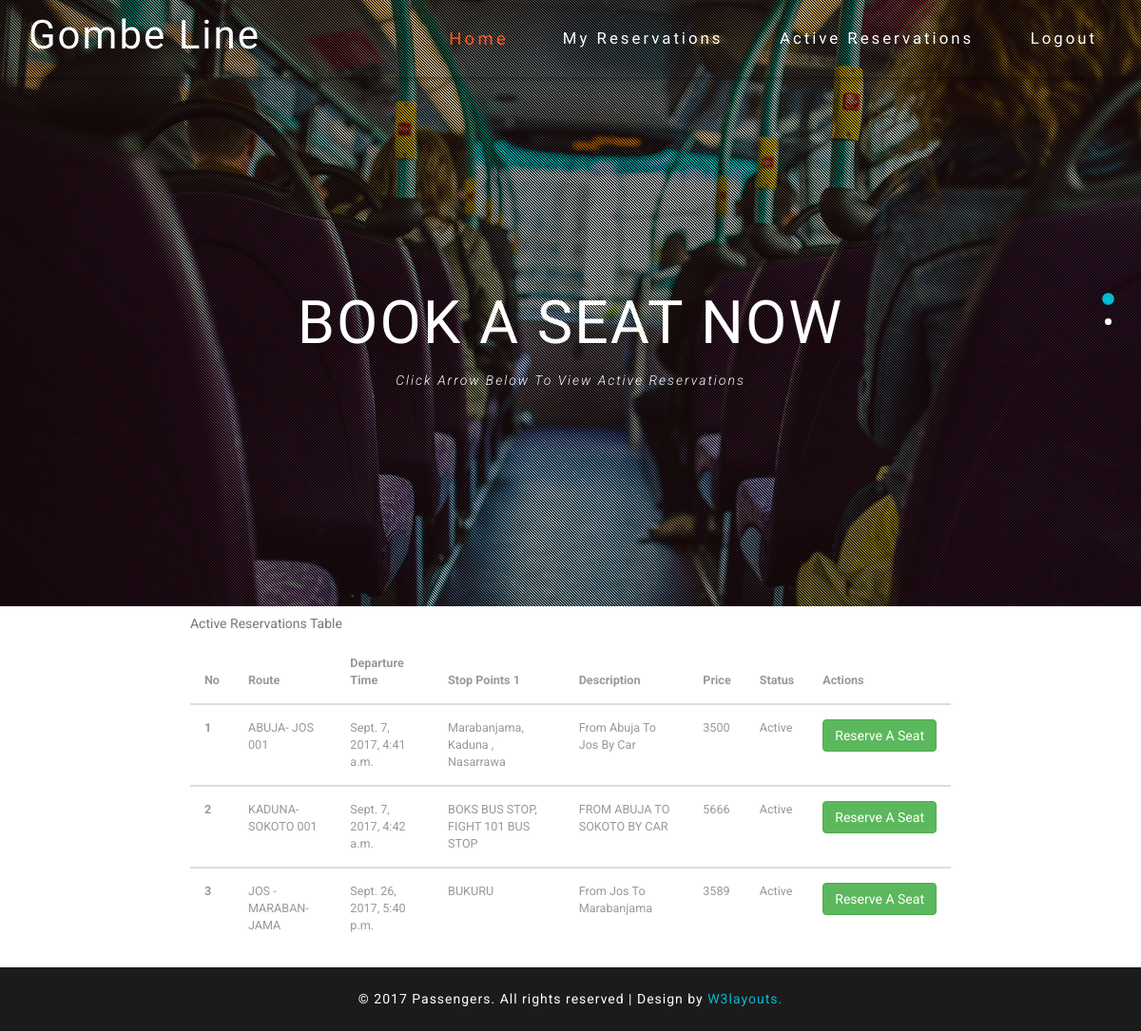
The app's page / (signed in) with its own data.
### reservations/models.py (models this page shows, shortened)
class Route(CreationModificationDateMixin):
    route_name = models.CharField(max_length=200, verbose_name="PICK ROUTE")
    route_description = models.CharField(verbose_name="Route Description", max_length=150)
    price = models.IntegerField(verbose_name="Price")
    stop_point = models.CharField(verbose_name="Stop Point 1", max_length=150)
    stop_point1 = models.CharField(verbose_name="Stop Point 2", max_length=150)
    stop_point2 = models.CharField(verbose_name="Stop Point 3", max_length=150, blank=True)
    stop_point3 = models.CharField(verbose_name="Stop Point 4", max_length=150, blank=True)
    stop_point4 = models.CharField(verbose_name="Stop Point 5", max_length=150, blank=True)
    status = models.BooleanField(verbose_name="Route Status")
    bus = models.OneToOneField(Bus, verbose_name="Going Bus")
    departure_time = models.DateTimeField(verbose_name="Departure Time")

### reservations/views.py (the view)
# urls.py: url(r'^$', reservationsviewspage, name='home'),
def reservationsviewspage(request):
    route = Route.objects.all()
    return render(request, 'index.html', {'route': route})

### templates/index.html (shortened to what this page needs)
{% load static %}
<!DOCTYPE html>
<html lang="en">
<head>
<link href="{% static 'homepagestatic/css/bootstrap.min.css' %}" rel="stylesheet">
<link href="{% static 'homepagestatic/css/bootstrap.css' %}" type="text/css" rel="stylesheet" media="all">
<link href="{% static 'homepagestatic/css/style.css' %}" type="text/css" rel="stylesheet" media="all">
<link rel="stylesheet" href="{% static 'homepagestatic/css/flexslider.css' %}" type="text/css" media="screen" />
<link href="{% static 'homepagestatic/css/font-awesome.css' %}" rel="stylesheet">
</head>
<body>
	<div class="agileits-banner">
		<div class="bnr-agileinfo">
			<div class="top-nav w3-agiletop">
				<div class="container">
					<div class="navbar-header w3llogo">
						<h1><a href="index.html">Gombe Line</a></h1>
					</div>
					<div class="collapse navbar-collapse" id="bs-example-navbar-collapse-1">
						<div class="w3menu navbar-right">
							<ul class="nav navbar">
								<li><a href="{% url 'home' %}" class="active">Home</a></li>
                                {% if user.is_authenticated %}
								<li><a href="{% url 'distinct-reservations' %}">My Reservations</a></li>
                                <li><a href="{% url 'route' %}">Active Reservations</a></li>
                                <li><a href="{% url 'logout' %}">Logout</a></li>
                            {% endif %}
							</ul>
						</div>
						<div class="clearfix"> </div>
					</div>
				</div>
			</div>
			<div class="banner-text agileinfo">
				<div class="container">
					<div class="flexslider">
						<ul class="slides">
							<li>
								<div class="banner-w3lstext">
									<h2>Book A Seat Now</h2>
									<p>Click Arrow Below To View Active Reservations</p>
								</div>
							</li>
						</ul>
					</div>
				</div>
			</div>
            {% if user.is_authenticated %}
                <div class="agileits-arrow bounce animated"><a href="#activereserve" class="scroll"><i class="fa fa-angle-down" aria-hidden="true"></i></a></div>
            {% else %}
			    <div class="agileits-arrow bounce animated"><a href="#welcome" class="scroll"><i class="fa fa-angle-down" aria-hidden="true"></i></a></div>
			{% endif %}
		</div>
	</div>
{% if user.is_authenticated %}
        <div class="container-fluid" id="activereserve">
            <div class="row">
                <table class="table">
                    <caption>Active Reservations Table</caption>
                  <thead>
                    <tr>
                      <th>No</th>
                      <th>Route</th>
                      <th>Departure Time</th>
                      <th>Stop Points 1</th>
                      <th>Description</th>
                      <th>Price</th>
                      <th>Status</th>
                      <th>Actions</th>
                    </tr>
                  </thead>
        {% for routes in route %}
                  <tbody>
            {% if routes.status %}
                    <tr>
                      <th scope="row">{{ routes.id }}</th>
                      <td>{{ routes.route_name }}</td>
                      <td>{{ routes.departure_time }}</td>
                      <td>{{ routes.stop_point }}</td>
                        <td>{{ routes.route_description }}</td>
                        <td>{{ routes.price }}</td>
                        <td> Active </td>
                        <td><a href="{% url 'reserve' route=routes.id bus=routes.bus_id name=routes.route_name %}" class="btn btn-success" role="button">Reserve A Seat</a></td>
                    </tr>
                  </tbody>
                    {% endif %}
                   {% endfor %}
                </table>
            </div>
        </div>
    {% endif %}
	<div class="copy-right">
		<div class="container">
			<p>© 2017 Passengers. All rights reserved | Design by <a href="http://w3layouts.com"> W3layouts.</a></p>
		</div>
	</div>
</body>
</html>

### reservations/static/homepagestatic/css/style.css (style rules this page uses)
body { margin:0; font-family: 'Roboto', sans-serif; background: #fff; }
body a { transition: 0.5s all; -webkit-transition: 0.5s all; -moz-transition: 0.5s all; -o-transition: 0.5s all; -ms-transition: 0.5s all; text-decoration:none; outline:none; }
h1,h2,h3,h4,h5,h6 { margin:0; font-family: 'Oswald', sans-serif; }
p { margin:0; }
ul,label { margin:0; padding:0; }
.agileits-banner { background:url(../images/bg.jpg)no-repeat center 0px; -webkit-background-size:cover; -moz-background-size:cover; -o-background-size:cover; -ms-background-size:cover; background-size:cover; position: relative; }
.bnr-agileinfo { background: url(../images/overlay.png)rgba(0, 0, 0, 0.25) repeat 0px 0px; }
.w3llogo h1 { font-size: 3em; font-weight: 100; letter-spacing: 2px; }
.w3llogo h1 a { display: inline-block; color: #fff; }
.top-nav { z-index: 999; padding: 1em 0 1.5em; -webkit-box-shadow: 0px 0px 5px 2px rgba(0, 0, 0, 0.35); -moz-box-shadow: 0px 0px 5px 2px rgba(0, 0, 0, 0.35); -o-box-shadow: 0px 0px 5px 2px rgba(0, 0, 0, 0.35); -ms-box-shadow: 0px 0px 5px 2px rgba(0, 0, 0, 0.35); box-shadow: 0px 0px 5px 2px rgba(0, 0, 0, 0.35); }
ul.nav.navbar { text-align: center; margin: 1em 0 0; min-height: inherit; }
.top-nav ul li { margin: 0 0 0 4em; display: inline-block; }
.top-nav ul li a { text-decoration: none; letter-spacing: 3px; font-size: 1.2em; color: #fff; position: relative; font-weight: 300; padding: 0; display: inline-block; font-family: 'Oswald', sans-serif; }
.top-nav ul li a:hover, .top-nav ul li a.active { color: #FF5722 !important; -webkit-border-radius: 2px; -moz-border-radius: 2px; border-radius: 2px; -webkit-transform: scale(1.1); -moz-transform: scale(1.1); -o-transform: scale(1.1); -ms-transform: scale(1.1); transform: scale(1.1); }
.navbar-right { margin-right: 0; }
.banner-text { padding: 21em 0; }
.banner-w3lstext { text-align: center; }
.banner-w3lstext h2, .banner-w3lstext h3 { font-size: 4.5em; color: #fff; font-weight: 100; -webkit-transform: scale(0); -moz-transform: scale(0); -o-transform: scale(0); -ms-transform: scale(0); transform: scale(0); -webkit-transition: .5s all; -moz-transition: .5s all; transition: .5s all; -webkit-transition-delay: .6s; -moz-transition-delay: .6s; transition-delay: .6s; text-transform: uppercase; letter-spacing: 2px; }
li.flex-active-slide h2,li.flex-active-slide h3 { -webkit-transform: scale(1); -moz-transform: scale(1); -o-transform: scale(1); -ms-transform: scale(1); transform: scale(1); }
.banner-w3lstext p { font-size: 1em; color: #fff; line-height: 1.8em; width: 45%; margin: 1em auto 0; font-weight: 300; font-style: italic; letter-spacing: 2px; }
.agileits-arrow { text-align: center; position: absolute; bottom: 0; left: 0; width: 100%; -webkit-animation-duration: 3s; -moz-animation-duration: 3s; -o-animation-duration: 3s; -ms-animation-duration: 3s; animation-duration: 3s; }
.agileits-arrow a { display: inline-block; font-size: 4em; color: #fff; }
.bounce { -moz-animation: bounce 2s infinite; -webkit-animation: bounce 2s infinite; -o-animation: bounce 2s infinite; -ms-animation: bounce 2s infinite; animation: bounce 2s infinite; -webkit-transition: .5s all; -moz-transition: .5s all; -o-transition: .5s all; -ms-transition: .5s all; transition: .5s all; }
P { font-size: 1em; color: #777; line-height: 1.8em; }
.copy-right { padding: 1.5em 0; background: #1b1b1b; }
.copy-right p { text-align: center; color: #fff; letter-spacing: 1px; }
.copy-right p a { color: #02bbd2; text-decoration:none; }
.table td, .table>tbody>tr>td, .table>tbody>tr>th, .table>tfoot>tr>td, .table>tfoot>tr>th, .table>thead>tr>td, .table>thead>tr>th { padding: 15px!important; }
.table > thead > tr > th, .table > tbody > tr > th, .table > tfoot > tr > th, .table > thead > tr > td, .table > tbody > tr > td, .table > tfoot > tr > td { font-size: 0.9em; color: #999; border-top: none !important; }
@media (max-width:1280px) { .banner-text { padding: 16em 0; } }

### reservations/static/homepagestatic/css/flexslider.css (style rules this page uses)
.slides, .flex-control-nav, .flex-direction-nav { margin: 0; padding: 0; list-style: none; }
.flexslider .slides > li,.flexslider1 .slides > li { display: none; -webkit-backface-visibility: hidden; }
.slides:after { content: "."; display: block; clear: both; visibility: hidden; line-height: 0; height: 0; }
.flexslider,.flexslider1 { border: 0px; position: relative; zoom: 1; }
.flexslider .slides { zoom: 1; }

### records on screen
Route: id "1", route_name "ABUJA- JOS 001", departure_time "Sept. 7, 2017, 4:41 a.m.", stop_point "Marabanjama, Kaduna , Nasarrawa", route_description "From Abuja To Jos By Car", price "3500"
Route: id "2", route_name "KADUNA-SOKOTO 001", departure_time "Sept. 7, 2017, 4:42 a.m.", stop_point "BOKS BUS STOP, FIGHT 101 BUS STOP", route_description "FROM ABUJA TO SOKOTO BY CAR", price "5666"
Route: id "3", route_name "JOS - MARABAN-JAMA", departure_time "Sept. 26, 2017, 5:40 p.m.", stop_point "BUKURU", route_description "From Jos To Marabanjama", price "3589"
